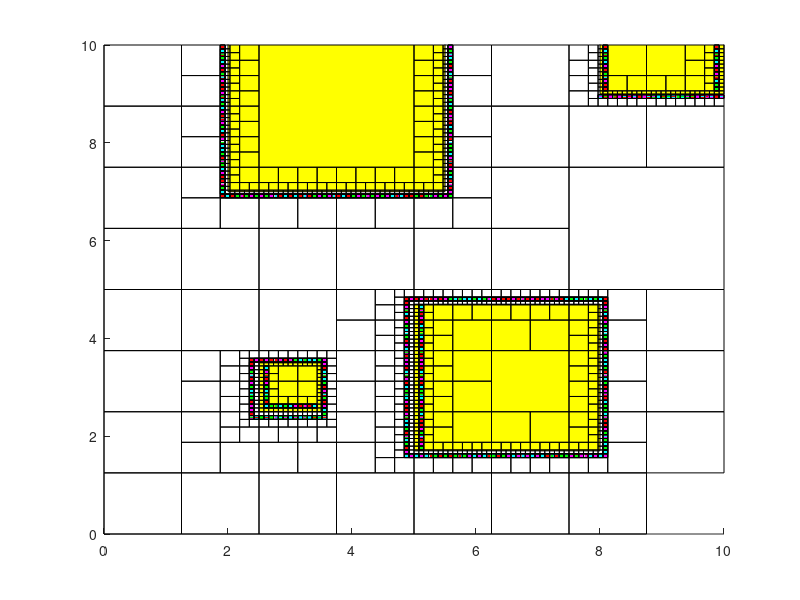

Source code (MATLAB):
fileID = fopen('map.txt', 'r');
formatSpec = '%f';
data = fscanf(fileID,formatSpec);
x_min = data(1);
x_max = data(2);
y_min = data(3);
y_max = data(4);
num_squares = data(5);
figure
axis([x_min x_max y_min y_max]);

for i=6:3:size(data,1) - 2
    x = data(i);
    y = data(i+1);
    w = data(i+2);
    rectangle('Position', [x y w w], 'FaceColor', 'y');
end

fileID = fopen('tree.txt', 'r');
formatSpec = '%f';
data = fscanf(fileID, formatSpec);
i = 1;
colours = ['m','c','r','g'];
while i < size(data,1) - 4
    x = data(i);
    y = data(i + 1);
    l = data(i + 2);
    w = data(i + 3);
    
    num_adjacent = data(i+4);
    i = i + 5;
    for j=i:4:i+(num_adjacent-1)*4
        x1 = data(j);
        y1 = data(j+1);
        l1 = data(j+2);
        w1 = data(j+3);
        rectangle('Position', [x1 y1 l1 w1], 'FaceColor', colours(mod(i,4) + 1));
	   
    end
    i = i + num_adjacent*4;
    rectangle('Position', [x y l w], 'FaceColor', 'none');
    
end